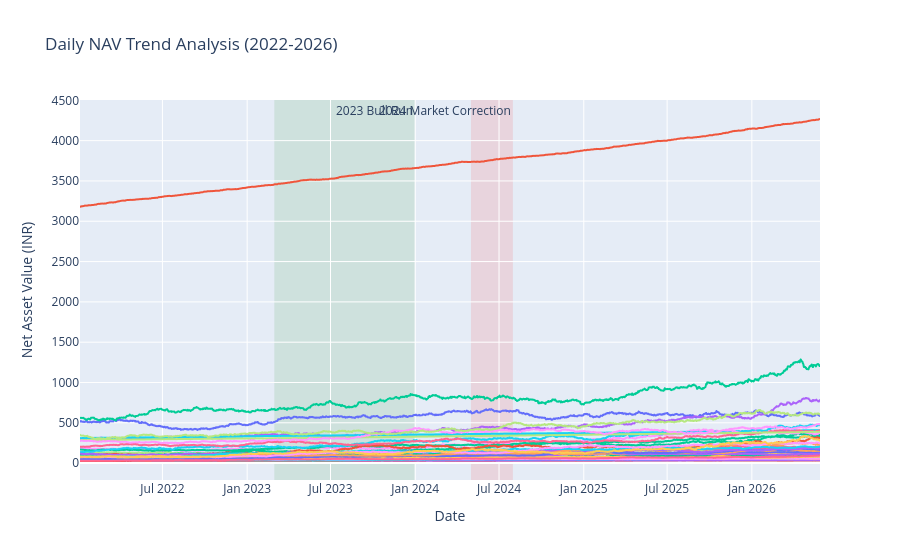

Notebook code cell kept with this figure:
### Markdown cell above
Task 1 - NAV Trend Analysis (Plotly)

### Code cell
query = """
    SELECT n.nav_date, n.nav, f.scheme_name 
    FROM fact_nav n
    JOIN dim_fund f ON n.amfi_code = f.amfi_code
"""
df_nav = pd.read_sql(query, conn)
df_nav['nav_date'] = pd.to_datetime(df_nav['nav_date'])


fig1 = px.line(df_nav, x='nav_date', y='nav', color='scheme_name', 
               title='Daily NAV Trend Analysis (2022-2026)',
               labels={'nav_date': 'Date', 'nav': 'Net Asset Value (INR)'})


fig1.add_vrect(x0="2023-03-01", x1="2023-12-31", fillcolor="green", opacity=0.1, 
               layer="below", line_width=0, annotation_text="2023 Bull Run")


fig1.add_vrect(x0="2024-05-01", x1="2024-07-31", fillcolor="red", opacity=0.1, 
               layer="below", line_width=0, annotation_text="2024 Market Correction")

fig1.update_layout(showlegend=False) 
fig1.write_html("exported_charts/01_nav_trend.html")
fig1.show()

### Figure 1 — Plotly figure (JSON) as saved in the notebook; plotly's stock layout.template omitted (floating-point values rounded to 4 significant figures; data arrays with more than 128 entries replaced by an {"elided": "..."} marker saying what was removed)
{"data": [{"hovertemplate": "scheme_name=HDFC Top 100 Fund - Regular Plan - Growth<br>Date=%{x}<br>Net Asset Value (INR)=%{y}<extra></extra>", "legendgroup": "HDFC Top 100 Fund - Regular Plan - Growth", "line": {"color": "#636efa", "dash": "solid"}, "marker": {"symbol": "circle"}, "mode": "lines", "name": "HDFC Top 100 Fund - Regular Plan - Growth", "showlegend": true, "type": "scattergl", "x": {"elided": "1150 str values"}, "xaxis": "x", "y": {"elided": "1150 float values"}, "yaxis": "y"}, {"hovertemplate": "scheme_name=HDFC Short Term Debt Fund - Regular - Growth<br>Date=%{x}<br>Net Asset Value (INR)=%{y}<extra></extra>", "legendgroup": "HDFC Short Term Debt Fund - Regular - Growth", "line": {"color": "#EF553B", "dash": "solid"}, "marker": {"symbol": "circle"}, "mode": "lines", "name": "HDFC Short Term Debt Fund - Regular - Growth", "showlegend": true, "type": "scattergl", "x": {"elided": "1150 str values"}, "xaxis": "x", "y": {"elided": "1150 float values"}, "yaxis": "y"}, {"hovertemplate": "scheme_name=HDFC Mid-Cap Opportunities Fund - Regular - Growth<br>Date=%{x}<br>Net Asset Value (INR)=%{y}<extra></extra>", "legendgroup": "HDFC Mid-Cap Opportunities Fund - Regular - Growth", "line": {"color": "#00cc96", "dash": "solid"}, "marker": {"symbol": "circle"}, "mode": "lines", "name": "HDFC Mid-Cap Opportunities Fund - Regular - Growth", "showlegend": true, "type": "scattergl", "x": {"elided": "1150 str values"}, "xaxis": "x", "y": {"elided": "1150 float values"}, "yaxis": "y"}, {"hovertemplate": "scheme_name=ABSL Frontline Equity Fund - Regular - Growth<br>Date=%{x}<br>Net Asset Value (INR)=%{y}<extra></extra>", "legendgroup": "ABSL Frontline Equity Fund - Regular - Growth", "line": {"color": "#ab63fa", "dash": "solid"}, "marker": {"symbol": "circle"}, "mode": "lines", "name": "ABSL Frontline Equity Fund - Regular - Growth", "showlegend": true, "type": "scattergl", "x": {"elided": "1150 str values"}, "xaxis": "x", "y": {"elided": "1150 float values"}, "yaxis": "y"}, {"hovertemplate": "scheme_name=ABSL Small Cap Fund - Regular - Growth<br>Date=%{x}<br>Net Asset Value (INR)=%{y}<extra></extra>", "legendgroup": "ABSL Small Cap Fund - Regular - Growth", "line": {"color": "#FFA15A", "dash": "solid"}, "marker": {"symbol": "circle"}, "mode": "lines", "name": "ABSL Small Cap Fund - Regular - Growth", "showlegend": true, "type": "scattergl", "x": {"elided": "1150 str values"}, "xaxis": "x", "y": {"elided": "1150 float values"}, "yaxis": "y"}, {"hovertemplate": "scheme_name=ABSL Liquid Fund - Regular - Growth<br>Date=%{x}<br>Net Asset Value (INR)=%{y}<extra></extra>", "legendgroup": "ABSL Liquid Fund - Regular - Growth", "line": {"color": "#19d3f3", "dash": "solid"}, "marker": {"symbol": "circle"}, "mode": "lines", "name": "ABSL Liquid Fund - Regular - Growth", "showlegend": true, "type": "scattergl", "x": {"elided": "1150 str values"}, "xaxis": "x", "y": {"elided": "1150 float values"}, "yaxis": "y"}, {"hovertemplate": "scheme_name=UTI Nifty 50 Index Fund - Regular - Growth<br>Date=%{x}<br>Net Asset Value (INR)=%{y}<extra></extra>", "legendgroup": "UTI Nifty 50 Index Fund - Regular - Growth", "line": {"color": "#FF6692", "dash": "solid"}, "marker": {"symbol": "circle"}, "mode": "lines", "name": "UTI Nifty 50 Index Fund - Regular - Growth", "showlegend": true, "type": "scattergl", "x": {"elided": "1150 str values"}, "xaxis": "x", "y": {"elided": "1150 float values"}, "yaxis": "y"}, {"hovertemplate": "scheme_name=UTI Mid Cap Fund - Regular - Growth<br>Date=%{x}<br>Net Asset Value (INR)=%{y}<extra></extra>", "legendgroup": "UTI Mid Cap Fund - Regular - Growth", "line": {"color": "#B6E880", "dash": "solid"}, "marker": {"symbol": "circle"}, "mode": "lines", "name": "UTI Mid Cap Fund - Regular - Growth", "showlegend": true, "type": "scattergl", "x": {"elided": "1150 str values"}, "xaxis": "x", "y": {"elided": "1150 float values"}, "yaxis": "y"}, {"hovertemplate": "scheme_name=UTI Flexi Cap Fund - Regular - Growth<br>Date=%{x}<br>Net Asset Value (INR)=%{y}<extra></extra>", "legendgroup": "UTI Flexi Cap Fund - Regular - Growth", "line": {"color": "#FF97FF", "dash": "solid"}, "marker": {"symbol": "circle"}, "mode": "lines", "name": "UTI Flexi Cap Fund - Regular - Growth", "showlegend": true, "type": "scattergl", "x": {"elided": "1150 str values"}, "xaxis": "x", "y": {"elided": "1150 float values"}, "yaxis": "y"}, {"hovertemplate": "scheme_name=Nippon India Large Cap Fund - Regular - Growth<br>Date=%{x}<br>Net Asset Value (INR)=%{y}<extra></extra>", "legendgroup": "Nippon India Large Cap Fund - Regular - Growth", "line": {"color": "#FECB52", "dash": "solid"}, "marker": {"symbol": "circle"}, "mode": "lines", "name": "Nippon India Large Cap Fund - Regular - Growth", "showlegend": true, "type": "scattergl", "x": {"elided": "1150 str values"}, "xaxis": "x", "y": {"elided": "1150 float values"}, "yaxis": "y"}, {"hovertemplate": "scheme_name=Nippon India Large Cap Fund - Direct - Growth<br>Date=%{x}<br>Net Asset Value (INR)=%{y}<extra></extra>", "legendgroup": "Nippon India Large Cap Fund - Direct - Growth", "line": {"color": "#636efa", "dash": "solid"}, "marker": {"symbol": "circle"}, "mode": "lines", "name": "Nippon India Large Cap Fund - Direct - Growth", "showlegend": true, "type": "scattergl", "x": {"elided": "1150 str values"}, "xaxis": "x", "y": {"elided": "1150 float values"}, "yaxis": "y"}, {"hovertemplate": "scheme_name=Nippon India Small Cap Fund - Regular - Growth<br>Date=%{x}<br>Net Asset Value (INR)=%{y}<extra></extra>", "legendgroup": "Nippon India Small Cap Fund - Regular - Growth", "line": {"color": "#EF553B", "dash": "solid"}, "marker": {"symbol": "circle"}, "mode": "lines", "name": "Nippon India Small Cap Fund - Regular - Growth", "showlegend": true, "type": "scattergl", "x": {"elided": "1150 str values"}, "xaxis": "x", "y": {"elided": "1150 float values"}, "yaxis": "y"}, {"hovertemplate": "scheme_name=Nippon India ETF Nifty 50 BeES<br>Date=%{x}<br>Net Asset Value (INR)=%{y}<extra></extra>", "legendgroup": "Nippon India ETF Nifty 50 BeES", "line": {"color": "#00cc96", "dash": "solid"}, "marker": {"symbol": "circle"}, "mode": "lines", "name": "Nippon India ETF Nifty 50 BeES", "showlegend": true, "type": "scattergl", "x": {"elided": "1150 str values"}, "xaxis": "x", "y": {"elided": "1150 float values"}, "yaxis": "y"}, {"hovertemplate": "scheme_name=Nippon India Gilt Securities Fund - Regular - Growth<br>Date=%{x}<br>Net Asset Value (INR)=%{y}<extra></extra>", "legendgroup": "Nippon India Gilt Securities Fund - Regular - Growth", "line": {"color": "#ab63fa", "dash": "solid"}, "marker": {"symbol": "circle"}, "mode": "lines", "name": "Nippon India Gilt Securities Fund - Regular - Growth", "showlegend": true, "type": "scattergl", "x": {"elided": "1150 str values"}, "xaxis": "x", "y": {"elided": "1150 float values"}, "yaxis": "y"}, {"hovertemplate": "scheme_name=Axis Bluechip Fund - Regular - Growth<br>Date=%{x}<br>Net Asset Value (INR)=%{y}<extra></extra>", "legendgroup": "Axis Bluechip Fund - Regular - Growth", "line": {"color": "#FFA15A", "dash": "solid"}, "marker": {"symbol": "circle"}, "mode": "lines", "name": "Axis Bluechip Fund - Regular - Growth", "showlegend": true, "type": "scattergl", "x": {"elided": "1150 str values"}, "xaxis": "x", "y": {"elided": "1150 float values"}, "yaxis": "y"}, {"hovertemplate": "scheme_name=Axis Bluechip Fund - Direct - Growth<br>Date=%{x}<br>Net Asset Value (INR)=%{y}<extra></extra>", "legendgroup": "Axis Bluechip Fund - Direct - Growth", "line": {"color": "#19d3f3", "dash": "solid"}, "marker": {"symbol": "circle"}, "mode": "lines", "name": "Axis Bluechip Fund - Direct - Growth", "showlegend": true, "type": "scattergl", "x": {"elided": "1150 str values"}, "xaxis": "x", "y": {"elided": "1150 float values"}, "yaxis": "y"}, {"hovertemplate": "scheme_name=Axis Midcap Fund - Regular - Growth<br>Date=%{x}<br>Net Asset Value (INR)=%{y}<extra></extra>", "legendgroup": "Axis Midcap Fund - Regular - Growth", "line": {"color": "#FF6692", "dash": "solid"}, "marker": {"symbol": "circle"}, "mode": "lines", "name": "Axis Midcap Fund - Regular - Growth", "showlegend": true, "type": "scattergl", "x": {"elided": "1150 str values"}, "xaxis": "x", "y": {"elided": "1150 float values"}, "yaxis": "y"}, {"hovertemplate": "scheme_name=Axis Small Cap Fund - Regular - Growth<br>Date=%{x}<br>Net Asset Value (INR)=%{y}<extra></extra>", "legendgroup": "Axis Small Cap Fund - Regular - Growth", "line": {"color": "#B6E880", "dash": "solid"}, "marker": {"symbol": "circle"}, "mode": "lines", "name": "Axis Small Cap Fund - Regular - Growth", "showlegend": true, "type": "scattergl", "x": {"elided": "1150 str values"}, "xaxis": "x", "y": {"elided": "1150 float values"}, "yaxis": "y"}, {"hovertemplate": "scheme_name=SBI Magnum Gilt Fund - Regular Plan - Growth<br>Date=%{x}<br>Net Asset Value (INR)=%{y}<extra></extra>", "legendgroup": "SBI Magnum Gilt Fund - Regular Plan - Growth", "line": {"color": "#FF97FF", "dash": "solid"}, "marker": {"symbol": "circle"}, "mode": "lines", "name": "SBI Magnum Gilt Fund - Regular Plan - Growth", "showlegend": true, "type": "scattergl", "x": {"elided": "1150 str values"}, "xaxis": "x", "y": {"elided": "1150 float values"}, "yaxis": "y"}, {"hovertemplate": "scheme_name=SBI Bluechip Fund - Regular Plan - Growth<br>Date=%{x}<br>Net Asset Value (INR)=%{y}<extra></extra>", "legendgroup": "SBI Bluechip Fund - Regular Plan - Growth", "line": {"color": "#FECB52", "dash": "solid"}, "marker": {"symbol": "circle"}, "mode": "lines", "name": "SBI Bluechip Fund - Regular Plan - Growth", "showlegend": true, "type": "scattergl", "x": {"elided": "1150 str values"}, "xaxis": "x", "y": {"elided": "1150 float values"}, "yaxis": "y"}, {"hovertemplate": "scheme_name=SBI Bluechip Fund - Direct Plan - Growth<br>Date=%{x}<br>Net Asset Value (INR)=%{y}<extra></extra>", "legendgroup": "SBI Bluechip Fund - Direct Plan - Growth", "line": {"color": "#636efa", "dash": "solid"}, "marker": {"symbol": "circle"}, "mode": "lines", "name": "SBI Bluechip Fund - Direct Plan - Growth", "showlegend": true, "type": "scattergl", "x": {"elided": "1150 str values"}, "xaxis": "x", "y": {"elided": "1150 float values"}, "yaxis": "y"}, {"hovertemplate": "scheme_name=SBI Small Cap Fund - Regular Plan - Growth<br>Date=%{x}<br>Net Asset Value (INR)=%{y}<extra></extra>", "legendgroup": "SBI Small Cap Fund - Regular Plan - Growth", "line": {"color": "#EF553B", "dash": "solid"}, "marker": {"symbol": "circle"}, "mode": "lines", "name": "SBI Small Cap Fund - Regular Plan - Growth", "showlegend": true, "type": "scattergl", "x": {"elided": "1150 str values"}, "xaxis": "x", "y": {"elided": "1150 float values"}, "yaxis": "y"}, {"hovertemplate": "scheme_name=SBI Small Cap Fund - Direct Plan - Growth<br>Date=%{x}<br>Net Asset Value (INR)=%{y}<extra></extra>", "legendgroup": "SBI Small Cap Fund - Direct Plan - Growth", "line": {"color": "#00cc96", "dash": "solid"}, "marker": {"symbol": "circle"}, "mode": "lines", "name": "SBI Small Cap Fund - Direct Plan - Growth", "showlegend": true, "type": "scattergl", "x": {"elided": "1150 str values"}, "xaxis": "x", "y": {"elided": "1150 float values"}, "yaxis": "y"}, {"hovertemplate": "scheme_name=ICICI Pru Bluechip Fund - Regular - Growth<br>Date=%{x}<br>Net Asset Value (INR)=%{y}<extra></extra>", "legendgroup": "ICICI Pru Bluechip Fund - Regular - Growth", "line": {"color": "#ab63fa", "dash": "solid"}, "marker": {"symbol": "circle"}, "mode": "lines", "name": "ICICI Pru Bluechip Fund - Regular - Growth", "showlegend": true, "type": "scattergl", "x": {"elided": "1150 str values"}, "xaxis": "x", "y": {"elided": "1150 float values"}, "yaxis": "y"}, {"hovertemplate": "scheme_name=ICICI Pru Bluechip Fund - Direct - Growth<br>Date=%{x}<br>Net Asset Value (INR)=%{y}<extra></extra>", "legendgroup": "ICICI Pru Bluechip Fund - Direct - Growth", "line": {"color": "#FFA15A", "dash": "solid"}, "marker": {"symbol": "circle"}, "mode": "lines", "name": "ICICI Pru Bluechip Fund - Direct - Growth", "showlegend": true, "type": "scattergl", "x": {"elided": "1150 str values"}, "xaxis": "x", "y": {"elided": "1150 float values"}, "yaxis": "y"}, {"hovertemplate": "scheme_name=ICICI Pru Midcap Fund - Regular - Growth<br>Date=%{x}<br>Net Asset Value (INR)=%{y}<extra></extra>", "legendgroup": "ICICI Pru Midcap Fund - Regular - Growth", "line": {"color": "#19d3f3", "dash": "solid"}, "marker": {"symbol": "circle"}, "mode": "lines", "name": "ICICI Pru Midcap Fund - Regular - Growth", "showlegend": true, "type": "scattergl", "x": {"elided": "1150 str values"}, "xaxis": "x", "y": {"elided": "1150 float values"}, "yaxis": "y"}, {"hovertemplate": "scheme_name=ICICI Pru Value Discovery Fund - Regular - Growth<br>Date=%{x}<br>Net Asset Value (INR)=%{y}<extra></extra>", "legendgroup": "ICICI Pru Value Discovery Fund - Regular - Growth", "line": {"color": "#FF6692", "dash": "solid"}, "marker": {"symbol": "circle"}, "mode": "lines", "name": "ICICI Pru Value Discovery Fund - Regular - Growth", "showlegend": true, "type": "scattergl", "x": {"elided": "1150 str values"}, "xaxis": "x", "y": {"elided": "1150 float values"}, "yaxis": "y"}, {"hovertemplate": "scheme_name=ICICI Pru Liquid Fund - Regular - Growth<br>Date=%{x}<br>Net Asset Value (INR)=%{y}<extra></extra>", "legendgroup": "ICICI Pru Liquid Fund - Regular - Growth", "line": {"color": "#B6E880", "dash": "solid"}, "marker": {"symbol": "circle"}, "mode": "lines", "name": "ICICI Pru Liquid Fund - Regular - Growth", "showlegend": true, "type": "scattergl", "x": {"elided": "1150 str values"}, "xaxis": "x", "y": {"elided": "1150 float values"}, "yaxis": "y"}, {"hovertemplate": "scheme_name=Kotak Bluechip Fund - Regular - Growth<br>Date=%{x}<br>Net Asset Value (INR)=%{y}<extra></extra>", "legendgroup": "Kotak Bluechip Fund - Regular - Growth", "line": {"color": "#FF97FF", "dash": "solid"}, "marker": {"symbol": "circle"}, "mode": "lines", "name": "Kotak Bluechip Fund - Regular - Growth", "showlegend": true, "type": "scattergl", "x": {"elided": "1150 str values"}, "xaxis": "x", "y": {"elided": "1150 float values"}, "yaxis": "y"}, {"hovertemplate": "scheme_name=Kotak Emerging Equity Fund - Regular - Growth<br>Date=%{x}<br>Net Asset Value (INR)=%{y}<extra></extra>", "legendgroup": "Kotak Emerging Equity Fund - Regular - Growth", "line": {"color": "#FECB52", "dash": "solid"}, "marker": {"symbol": "circle"}, "mode": "lines", "name": "Kotak Emerging Equity Fund - Regular - Growth", "showlegend": true, "type": "scattergl", "x": {"elided": "1150 str values"}, "xaxis": "x", "y": {"elided": "1150 float values"}, "yaxis": "y"}, {"hovertemplate": "scheme_name=Kotak Flexicap Fund - Regular - Growth<br>Date=%{x}<br>Net Asset Value (INR)=%{y}<extra></extra>", "legendgroup": "Kotak Flexicap Fund - Regular - Growth", "line": {"color": "#636efa", "dash": "solid"}, "marker": {"symbol": "circle"}, "mode": "lines", "name": "Kotak Flexicap Fund - Regular - Growth", "showlegend": true, "type": "scattergl", "x": {"elided": "1150 str values"}, "xaxis": "x", "y": {"elided": "1150 float values"}, "yaxis": "y"}, {"hovertemplate": "scheme_name=Kotak Liquid Fund - Regular - Growth<br>Date=%{x}<br>Net Asset Value (INR)=%{y}<extra></extra>", "legendgroup": "Kotak Liquid Fund - Regular - Growth", "line": {"color": "#EF553B", "dash": "solid"}, "marker": {"symbol": "circle"}, "mode": "lines", "name": "Kotak Liquid Fund - Regular - Growth", "showlegend": true, "type": "scattergl", "x": {"elided": "1150 str values"}, "xaxis": "x", "y": {"elided": "1150 float values"}, "yaxis": "y"}, {"hovertemplate": "scheme_name=HDFC Top 100 Fund - Direct Plan - Growth<br>Date=%{x}<br>Net Asset Value (INR)=%{y}<extra></extra>", "legendgroup": "HDFC Top 100 Fund - Direct Plan - Growth", "line": {"color": "#00cc96", "dash": "solid"}, "marker": {"symbol": "circle"}, "mode": "lines", "name": "HDFC Top 100 Fund - Direct Plan - Growth", "showlegend": true, "type": "scattergl", "x": {"elided": "1150 str values"}, "xaxis": "x", "y": {"elided": "1150 float values"}, "yaxis": "y"}, {"hovertemplate": "scheme_name=HDFC Mid-Cap Opportunities Fund - Direct - Growth<br>Date=%{x}<br>Net Asset Value (INR)=%{y}<extra></extra>", "legendgroup": "HDFC Mid-Cap Opportunities Fund - Direct - Growth", "line": {"color": "#ab63fa", "dash": "solid"}, "marker": {"symbol": "circle"}, "mode": "lines", "name": "HDFC Mid-Cap Opportunities Fund - Direct - Growth", "showlegend": true, "type": "scattergl", "x": {"elided": "1150 str values"}, "xaxis": "x", "y": {"elided": "1150 float values"}, "yaxis": "y"}, {"hovertemplate": "scheme_name=Mirae Asset Large Cap Fund - Regular - Growth<br>Date=%{x}<br>Net Asset Value (INR)=%{y}<extra></extra>", "legendgroup": "Mirae Asset Large Cap Fund - Regular - Growth", "line": {"color": "#FFA15A", "dash": "solid"}, "marker": {"symbol": "circle"}, "mode": "lines", "name": "Mirae Asset Large Cap Fund - Regular - Growth", "showlegend": true, "type": "scattergl", "x": {"elided": "1150 str values"}, "xaxis": "x", "y": {"elided": "1150 float values"}, "yaxis": "y"}, {"hovertemplate": "scheme_name=Mirae Asset Emerging Bluechip Fund - Regular - Growth<br>Date=%{x}<br>Net Asset Value (INR)=%{y}<extra></extra>", "legendgroup": "Mirae Asset Emerging Bluechip Fund - Regular - Growth", "line": {"color": "#19d3f3", "dash": "solid"}, "marker": {"symbol": "circle"}, "mode": "lines", "name": "Mirae Asset Emerging Bluechip Fund - Regular - Growth", "showlegend": true, "type": "scattergl", "x": {"elided": "1150 str values"}, "xaxis": "x", "y": {"elided": "1150 float values"}, "yaxis": "y"}, {"hovertemplate": "scheme_name=Mirae Asset Tax Saver Fund - Regular - Growth<br>Date=%{x}<br>Net Asset Value (INR)=%{y}<extra></extra>", "legendgroup": "Mirae Asset Tax Saver Fund - Regular - Growth", "line": {"color": "#FF6692", "dash": "solid"}, "marker": {"symbol": "circle"}, "mode": "lines", "name": "Mirae Asset Tax Saver Fund - Regular - Growth", "showlegend": true, "type": "scattergl", "x": {"elided": "1150 str values"}, "xaxis": "x", "y": {"elided": "1150 float values"}, "yaxis": "y"}, {"hovertemplate": "scheme_name=DSP Top 100 Equity Fund - Regular - Growth<br>Date=%{x}<br>Net Asset Value (INR)=%{y}<extra></extra>", "legendgroup": "DSP Top 100 Equity Fund - Regular - Growth", "line": {"color": "#B6E880", "dash": "solid"}, "marker": {"symbol": "circle"}, "mode": "lines", "name": "DSP Top 100 Equity Fund - Regular - Growth", "showlegend": true, "type": "scattergl", "x": {"elided": "1150 str values"}, "xaxis": "x", "y": {"elided": "1150 float values"}, "yaxis": "y"}, {"hovertemplate": "scheme_name=DSP Midcap Fund - Regular - Growth<br>Date=%{x}<br>Net Asset Value (INR)=%{y}<extra></extra>", "legendgroup": "DSP Midcap Fund - Regular - Growth", "line": {"color": "#FF97FF", "dash": "solid"}, "marker": {"symbol": "circle"}, "mode": "lines", "name": "DSP Midcap Fund - Regular - Growth", "showlegend": true, "type": "scattergl", "x": {"elided": "1150 str values"}, "xaxis": "x", "y": {"elided": "1150 float values"}, "yaxis": "y"}, {"hovertemplate": "scheme_name=DSP Small Cap Fund - Regular - Growth<br>Date=%{x}<br>Net Asset Value (INR)=%{y}<extra></extra>", "legendgroup": "DSP Small Cap Fund - Regular - Growth", "line": {"color": "#FECB52", "dash": "solid"}, "marker": {"symbol": "circle"}, "mode": "lines", "name": "DSP Small Cap Fund - Regular - Growth", "showlegend": true, "type": "scattergl", "x": {"elided": "1150 str values"}, "xaxis": "x", "y": {"elided": "1150 float values"}, "yaxis": "y"}], "layout": {"annotations": [{"showarrow": false, "text": "2023 Bull Run", "x": "2023-12-31", "xanchor": "right", "xref": "x", "y": 1, "yanchor": "top", "yref": "y domain"}, {"showarrow": false, "text": "2024 Market Correction", "x": "2024-07-31", "xanchor": "right", "xref": "x", "y": 1, "yanchor": "top", "yref": "y domain"}], "legend": {"title": {"text": "scheme_name"}, "tracegroupgap": 0}, "shapes": [{"fillcolor": "green", "layer": "below", "line": {"width": 0}, "opacity": 0.1, "type": "rect", "x0": "2023-03-01", "x1": "2023-12-31", "xref": "x", "y0": 0, "y1": 1, "yref": "y domain"}, {"fillcolor": "red", "layer": "below", "line": {"width": 0}, "opacity": 0.1, "type": "rect", "x0": "2024-05-01", "x1": "2024-07-31", "xref": "x", "y0": 0, "y1": 1, "yref": "y domain"}], "showlegend": false, "title": {"text": "Daily NAV Trend Analysis (2022-2026)"}, "xaxis": {"anchor": "y", "domain": [0, 1], "title": {"text": "Date"}}, "yaxis": {"anchor": "x", "domain": [0, 1], "title": {"text": "Net Asset Value (INR)"}}}}
